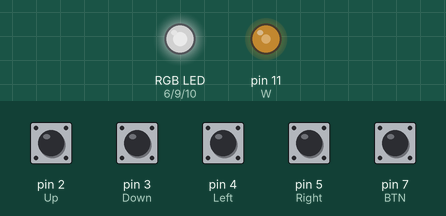
Recording of a sketch running on a simulated Arduino Uno, built with avr-gcc and run on an emulated ATmega328P. On the bench: an RGB LED mixed from three pins (HIGH = lit), output pins drawn as LEDs (lit = HIGH). The test bench sets the inputs (shaded band); at power-on: pin 7 (BTN) HIGH, pin 2 (Up), pin 3 (Down), pin 4 (Left), pin 5 (Right) LOW. Dim RGB values are drawn brighter than linear.

Above: at 1.3 s.
1.4 s: pin 2 (Up) pulled HIGH for 0.15 s
At 1.9 s:
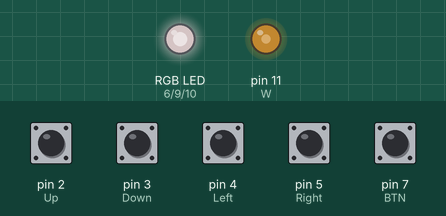
3.1 s: pin 3 (Down) pulled HIGH for 0.15 s
At 4.5 s:
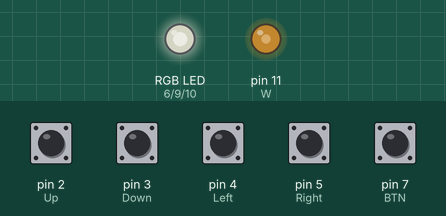
4.8 s: pin 4 (Left) pulled HIGH for 0.15 s
At 5.3 s:
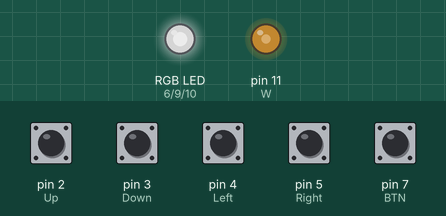
6.4 s: pin 5 (Right) pulled HIGH for 0.15 s
At 7.7 s:
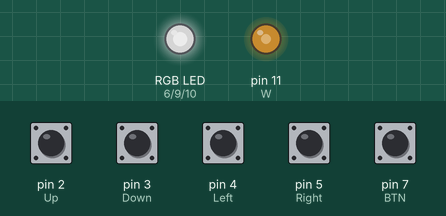
8.0 s: pin 2 (Up) pulled HIGH for 1 s
At 8.8 s:
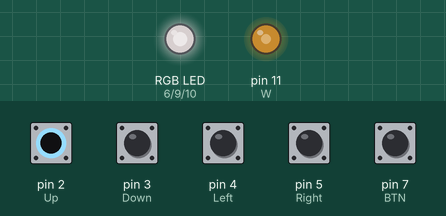
10.5 s: pin 3 (Down) pulled HIGH for 1 s
At 11.3 s:
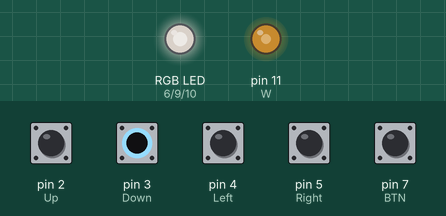
Timing chart, 0 to 13.5 s (numbered marks = the images above; inputs shaded):
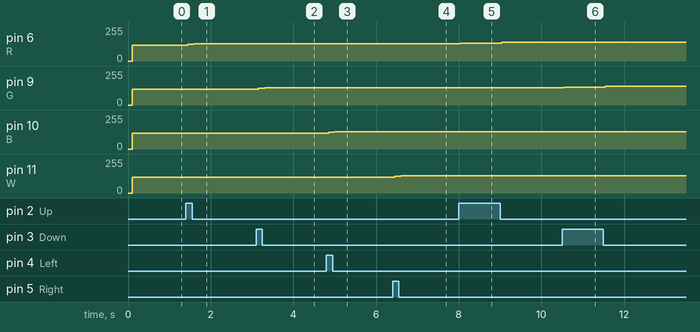

Measured:
- after the input at 1.4 s, pin 6 (R): 120/255 → 125/255 at once, → 130/255 0.16 s later
- after the input at 3.1 s, pin 9 (G): 120/255 → 125/255 after 0.05 s, → 130/255 0.16 s later
- after the input at 4.8 s, pin 10 (B): 120/255 → 125/255 after 0.05 s, → 130/255 0.14 s later
- after the input at 6.4 s, pin 11 (W): 120/255 → 125/255 after 0.06 s, → 130/255 0.14 s later
- after the input at 8.0 s, pin 6 (R): 130/255 → 135/255 at once, → 140/255 1.0 s later
- after the input at 10.5 s, pin 9 (G): 130/255 → 135/255 after 0.05 s, → 140/255 1.0 s later

The sketch:

Blackberry_Trackball_Demo.ino
```cpp
#define R        6
#define G        9
#define B       10
#define W       11

#define Up       2
#define Down     3
#define Left     4
#define Right    5
#define BTN      7


boolean rState = 0;
boolean gState = 0;
boolean bState = 0;
boolean wState = 0;
boolean polarity = 0;

signed char pol = 1;

unsigned char rDuty = 120;
unsigned char gDuty = 120;
unsigned char bDuty = 120;
unsigned char wDuty = 120;


void setup()
{
    pinMode(R, OUTPUT);
    pinMode(G, OUTPUT);
    pinMode(B, OUTPUT);
    pinMode(W, OUTPUT);
    pinMode(Up, INPUT);
    pinMode(Down, INPUT);
    pinMode(Left, INPUT);
    pinMode(Right, INPUT);
    pinMode(BTN, INPUT);
    digitalWrite(R, LOW);
    digitalWrite(G, LOW);
    digitalWrite(B, LOW);
    digitalWrite(W, LOW);
    delay(100);
}

void loop()
{
    if(!(digitalRead(BTN)))
    {
        delay(40);
        polarity = ~polarity;
    }

    if(polarity)
    {
         pol = -5;
    }
    else
    {
         pol = 5;
    }

    if(rState != (digitalRead(Up)))
    {
        delay(40);
        rState = (digitalRead(Up));
        rDuty += pol;
    }

    if(gState != (digitalRead(Down)))
    {
        delay(40);
        gState = (digitalRead(Down));
        gDuty += pol;
    }

    if(bState != (digitalRead(Left)))
    {
        delay(40);
        bState = (digitalRead(Left));
        bDuty += pol;
    }

    if(wState != (digitalRead(Right)))
    {
        delay(40);
        wState = (digitalRead(Right));
        wDuty += pol;
    }

   analogWrite(R, rDuty);
   analogWrite(G, gDuty);
   analogWrite(B, bDuty);
   analogWrite(W, wDuty);
   delay(20);
}
```
